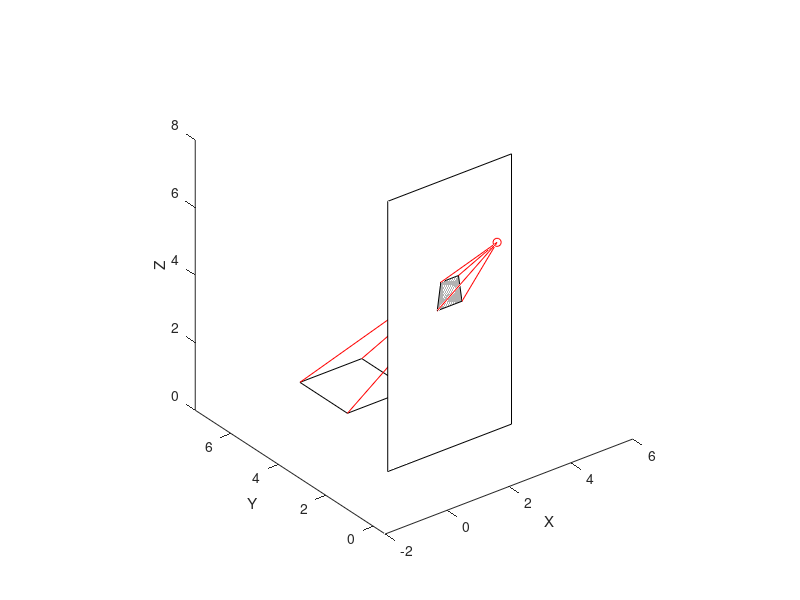

Reproduce this figure in MATLAB.
% Reverse shadowcasting. Given a desired
% shadow, cast rays backwards from the vertices

% Shadow vertices
% Square on the table
%
shadow = [
    1, 7, 0;
    3, 7, 0;
    3, 5, 0;
    1, 5, 0];
%}

% M shape
%{
shadow = [
    0.5, 3.5, 0;
    1, 6.5, 0;
    1.5, 6.5, 0;
    2, 4, 0;
    2.5, 6.5, 0;
    3, 6.5, 0;
    3.5, 3.5, 0;
    3, 3.5, 0;
    2.75, 5.5, 0;
    2.25, 3.5, 0;
    1.75, 3.5, 0;
    1.25, 5.5, 0;
    1, 3.5, 0];
%}

% Position and normal of card
%
card = [
    0, 2, 8;
    0, 2, 0;
    4, 2, 0;
    4, 2, 8];
%}
%{
card = [
    0, 4, 0;
    0, 4, 8;
    4, 0, 8;
    4, 0, 0;
];
%}
card_center = [2, 2, 3.5];
card_normal = [0, 1, 0];
%card_normal = [sqrt(2), sqrt(2), 0];

% Light position
light = [2, 0, 7];

% Calculate the direction from light to
% the shadow vertices
light_rays = shadow - light;
ray_lengths = vecnorm(light_rays, 2, 2);
light_dirs = light_rays ./ ray_lengths;

% Calculate where the light rays intersect the card
light_to_card = card_center - light;
top = dot(light_to_card, card_normal);
rep = repmat(card_normal, size(light_dirs, 1), 1);
bottom = dot(light_dirs, rep, 2);
t = top ./ bottom;

preimage = light + t .* light_dirs;

%%
figure;
view(3);
axis equal;
rotate3d on;
hold on;
xlabel('X');
ylabel('Y');
zlabel('Z');
set(gca, 'Color', [0.1, 0.1, 0.1]);

% Draw the setup in 3D
% Shadow
fill3(shadow(:, 1), shadow(:, 2), shadow(:, 3), 'w');

% Light
plot3(light(1), light(2), light(3), 'ro');

% Rays of light
N = size(shadow, 1);
% We're going to plot N line segments in 3D with 2 points each
% but we need to rearrange the data for a call to plot3
rays = zeros(2 * 3, N);
% Put the shadow points in every other row. Note that
% each point is now a spaced out column vector.
rays(1:2:5, :) = shadow';
% interleave the light coordinates so every line is drawn
% to the light source.
rays(2:2:6, :) = repmat(light', 1, N);
% now plot the rays as line segments
plot3(rays(1:2, :), rays(3:4, :), rays(5:6, :), 'r');


% Card
fill3(card(:, 1), card(:, 2), card(:, 3), 'w');

% Cutout
fill3(preimage(:, 1), preimage(:, 2), preimage(:, 3), [0.7, 0.7, 0.7]);